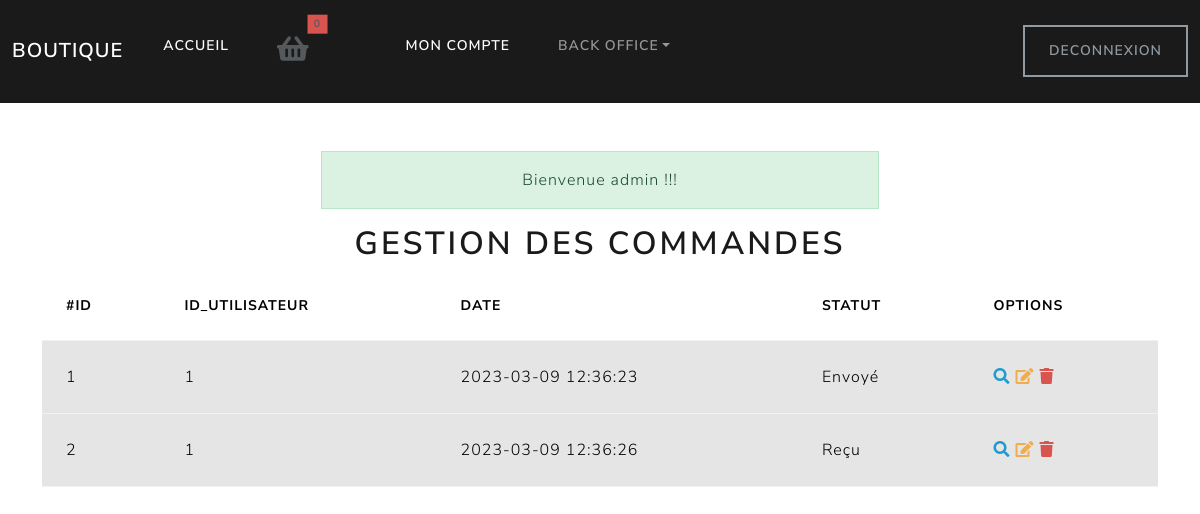
The app's page /public/index.php/commande/gestion (signed in) with its own data.
### tables this page shows
CREATE TABLE `commande` (
  `id` int(11) NOT NULL,
  `id_utilisateur` int(11) NOT NULL,
  `date` datetime NOT NULL,
  `statut` varchar(255) NOT NULL
);

### src/controllers/AppController.php (called while the page is built, shortened)
<?php
class AppController
{
    public static function gestionCommande()
    {
        $commandes = Commande::findAll();
        include(VIEWS . 'app/gestionCommande.php');
    }
}

### config/config.php (called while the page is built, shortened)
<?php
spl_autoload_register(function($class) {
    foreach(['config/', 'src/controllers/', 'src/models/', 'src/service/'] as $folder) {
        $file = '../' . $folder . $class . '.php';
    }
});
$currentUrl = $_SERVER['REQUEST_URI'];
$requestedRoute = '';
$urlExploded = explode('index.php', $currentUrl);
if (count($urlExploded) > 1) {
    $requestedRoute = $urlExploded[1];
    $requestedRoute = explode('?', $requestedRoute)[0];
}
$foundMethod = $routes[$requestedRoute];
$class = $foundMethod[0];
$method = $foundMethod[1];
$class::$method();

### public/index.php (called while the page is built, shortened)
<?php
require_once(__DIR__ . '/../config/params.php');
require_once(__DIR__ . '/../config/config.php');

### config/Db.php (called while the page is built, shortened)
<?php
class Db {
    protected static function getDb() {
        try {
            $bdd = new PDO('mysql:host=' . CONFIG['db']['DB_HOST'] . ';dbname=' . CONFIG['db']['DB_NAME'] . ';charset=utf8;port=' . CONFIG['db']['DB_PORT'],
                            CONFIG['db']['DB_USER'],
                            CONFIG['db']['DB_PSWD'],
                            [
                                'ATTR_ERRMODE' => PDO::ERRMODE_EXCEPTION,
            ]);
            return $bdd;
        } catch (Exception $e) {
            var_dump($e);
            die;
        }
    }
}

### src/models/Commande.php (called while the page is built, shortened)
<?php
class Commande extends Db
{
    public static function findAll()
    {
        $request = "SELECT * FROM commande";
        $response = self::getDb()->prepare($request);
        $response->execute();
        return $response->fetchAll(PDO::FETCH_ASSOC);
    }
}

### views/app/gestionCommande.php (the view)
<?php include(VIEWS . '_partials/header.php'); ?>
<h1 class="text-center">Gestion des commandes</h1>
<div class="container">
<table class="table table-hover">
  <thead>
    <tr>
      <th scope="col">#id</th>
      <th scope="col">id_utilisateur</th>
      <th scope="col">date</th>
      <th scope="col">statut</th>
      <th scope="col">Options</th>
    </tr>
  </thead>
  <tbody>
    <?php foreach($commandes as $commande) :  ?>
    <tr class="table-active">
      <td><?= $commande['id'] ; ?></td>
      <td><?= $commande['id_utilisateur'] ; ?></td>
      <td><?= $commande['date'] ; ?></td>
      <td><?= $commande['statut'] ; ?></td>
      <td>
        <a href="" class="text-info"><i class="fas fa-search"></i></a>
        <a href="<?= BASE . "commande/modifier?id=". $commande['id'] ; ?>" class="text-warning"><i class="fas fa-edit"></i></a>
        <a href="" class="text-danger"><i class="fas fa-trash"></i></a>
      </td>
    </tr>
    <?php endforeach;  ?>
    </tbody>
</table>
</div>
<?php include(VIEWS . '_partials/footer.php'); ?>

### records on screen
commande: id "1", id_utilisateur "1", date "2023-03-09 12:36:23", statut "Envoyé"
commande: id "2", id_utilisateur "1", date "2023-03-09 12:36:26", statut "Reçu"

### other values on screen
$message "Bienvenue admin !!!"
